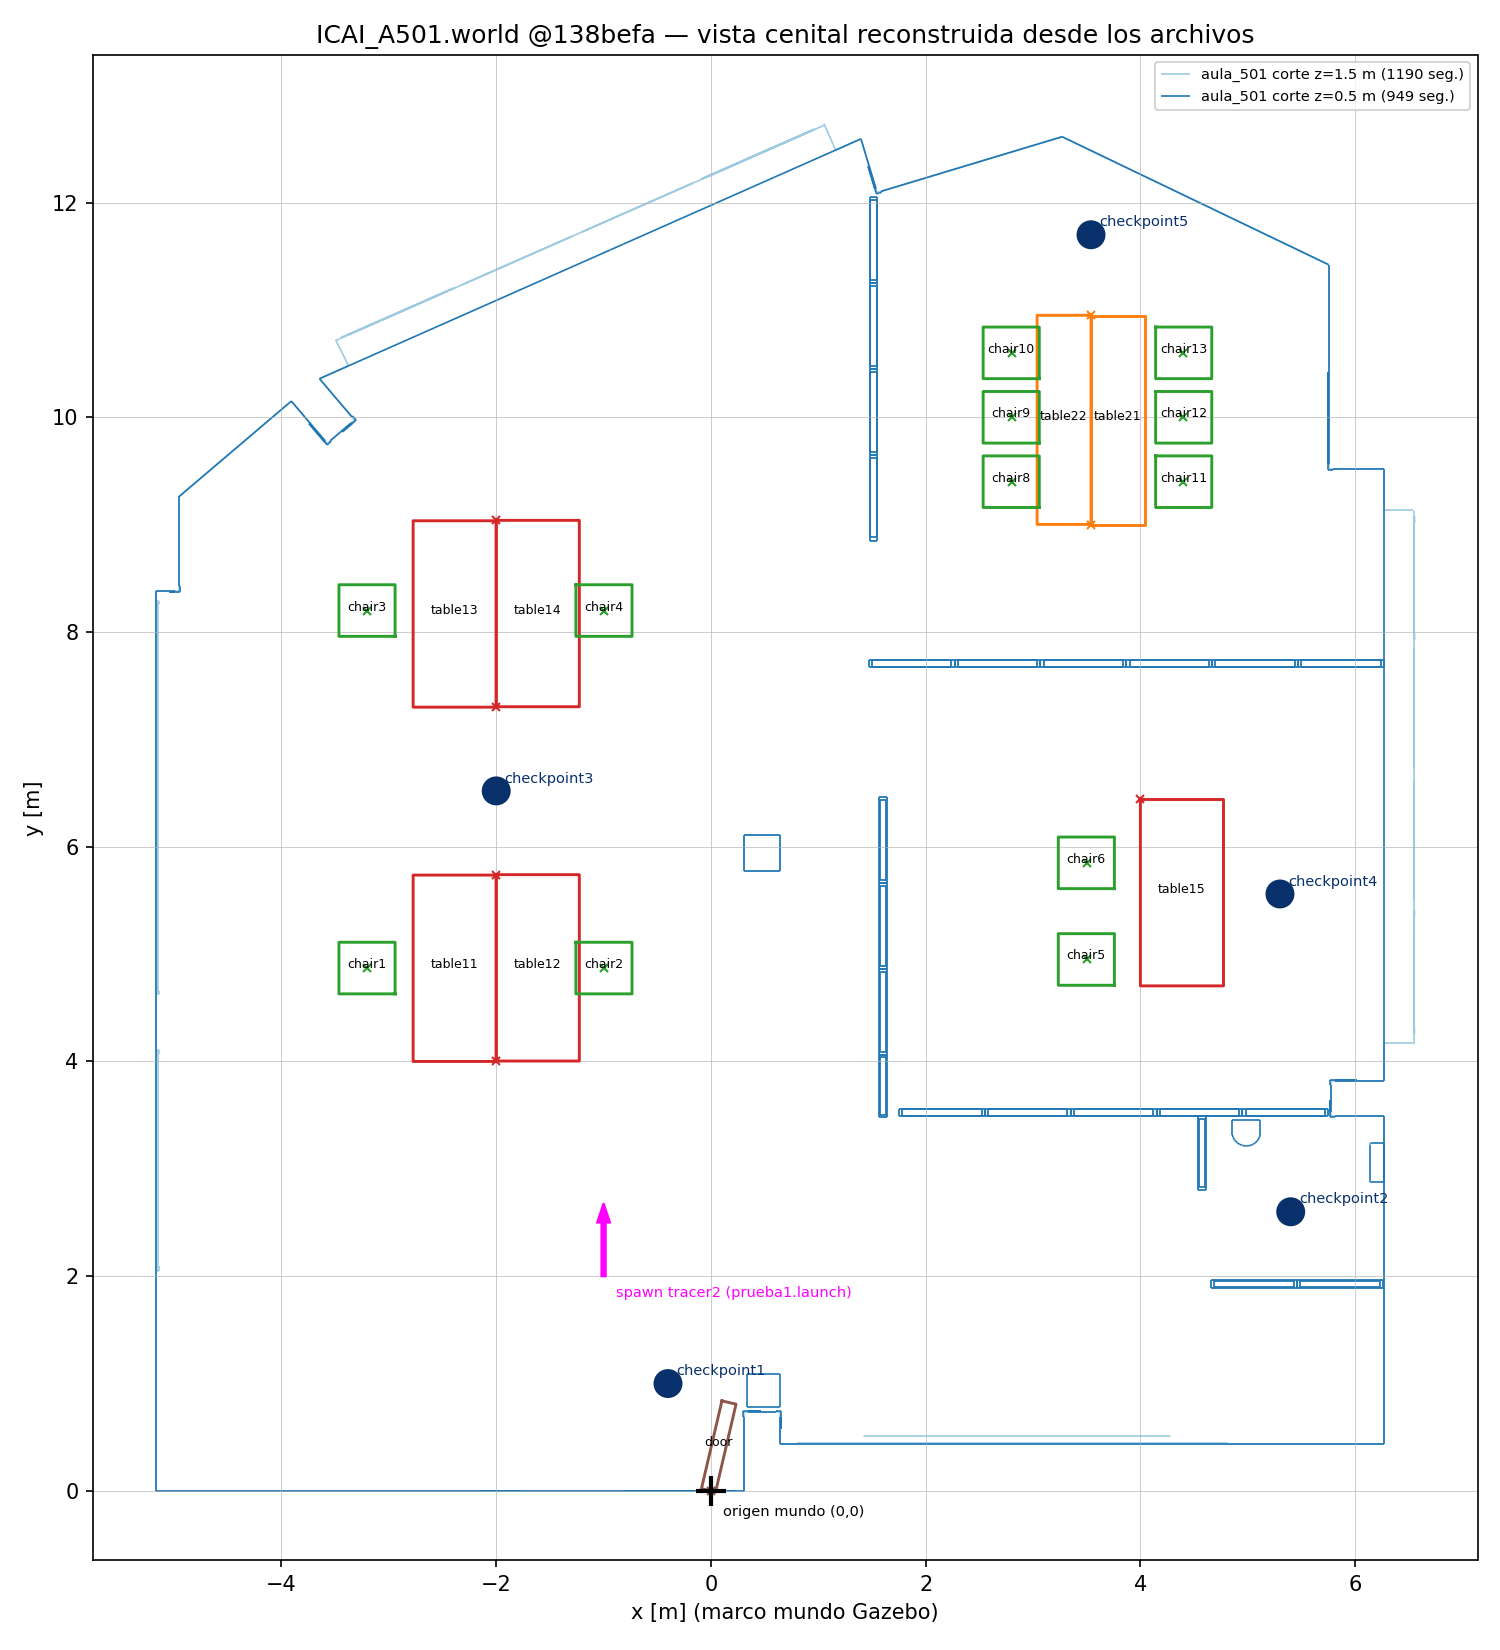

The script that saved this image:
#!/usr/bin/env python3
"""F0 - Evidencia: vista cenital del mundo ICAI_A501 (solo lectura).

Propósito: reconstruir la relación mundo -> modelo -> malla -> pose a partir de
los archivos originales de SocialTech-Gazebo, SIN modificarlos.
- Lee worlds/ICAI_A501.world (poses de <include>).
- Lee las mallas OBJ de cada modelo y aplica la pose del <visual> (Rx 90º) y la
  pose del <include> del mundo.
- Dibuja: vértices de aula_501 en franjas de altura, huellas (bbox orientada)
  de mesas/sillas/puerta, checkpoints y la pose de spawn del robot de prueba1.launch.

Uso: python3 -I vista_cenital_icai_a501.py <ruta SocialTech-Gazebo> <salida.png>
"""
import sys, math, xml.etree.ElementTree as ET
import numpy as np
import matplotlib
matplotlib.use("Agg")
import matplotlib.pyplot as plt

repo, out = sys.argv[1], sys.argv[2]

def load_obj_vertices(path):
    vs = []
    with open(path, errors="replace") as fh:
        for line in fh:
            if line.startswith("v "):
                vs.append([float(x) for x in line.split()[1:4]])
    return np.array(vs)

def rx(a):
    c, s = math.cos(a), math.sin(a)
    return np.array([[1, 0, 0], [0, c, -s], [0, s, c]])

def rz(a):
    c, s = math.cos(a), math.sin(a)
    return np.array([[c, -s, 0], [s, c, 0], [0, 0, 1]])

# Pose del <visual> en los model.sdf usados (verificado en F0): 0 0 0 1.5708 0 0
VIS = rx(math.pi / 2)
MESH = {
    "aula_501": "models/aula_501/meshes/aula_501.obj",
    "table1": "models/table1/meshes/mesa1.obj",
    "table2": "models/table2/meshes/mesa2.obj",
    "chair": "models/chair/meshes/silla.obj",
    "door": "models/door/meshes/door.obj",
}
local = {k: (VIS @ load_obj_vertices(f"{repo}/{p}").T).T for k, p in MESH.items()}

world = ET.parse(f"{repo}/worlds/ICAI_A501.world").getroot().find("world")
fig, ax = plt.subplots(figsize=(10, 11))

def load_obj_faces(path):
    """Índices de caras (triangulación en abanico), base 0."""
    F = []
    with open(path, errors="replace") as fh:
        for line in fh:
            if line.startswith("f "):
                idx = [int(t.split("/")[0]) - 1 for t in line.split()[1:]]
                for i in range(1, len(idx) - 1):
                    F.append([idx[0], idx[i], idx[i + 1]])
    return np.array(F)

def section(V, F, z):
    """Segmentos de la intersección de la malla con el plano horizontal z."""
    T = V[F]
    d = T[:, :, 2] - z
    segs = []
    for tri, dd in zip(T, d):
        if (dd > 0).all() or (dd < 0).all():
            continue
        pts = []
        for a, b in ((0, 1), (1, 2), (2, 0)):
            if dd[a] * dd[b] < 0:
                t = dd[a] / (dd[a] - dd[b])
                pts.append(tri[a] + t * (tri[b] - tri[a]))
        if len(pts) == 2:
            segs.append([pts[0][:2], pts[1][:2]])
    return segs

# Aula: cortes horizontales de la malla (z en metros tras la rotación)
from matplotlib.collections import LineCollection
A = local["aula_501"]
FA = load_obj_faces(f"{repo}/{MESH['aula_501']}")
for z, col, lw in [(1.5, "#9ecae1", 0.8), (0.5, "#1f77b4", 0.8)]:
    segs = section(A, FA, z)
    ax.add_collection(LineCollection(segs, colors=col, linewidths=lw, zorder=1,
                                     label=f"aula_501 corte z={z} m ({len(segs)} seg.)"))
    print(f"corte aula_501 z={z}: {len(segs)} segmentos")

colors = {"table1": "#d62728", "table2": "#ff7f0e", "chair": "#2ca02c", "door": "#8c564b"}
for inc in world.findall("include"):
    uri = inc.findtext("uri").replace("model://", "")
    name = inc.findtext("name") or uri
    pose = [float(x) for x in (inc.findtext("pose") or "0 0 0 0 0 0").split()]
    x, y, yaw = pose[0], pose[1], pose[5]
    if uri == "checkpoint":
        ax.add_patch(plt.Circle((x, y), 0.125, color="#08306b", zorder=4))
        ax.annotate(name, (x, y), xytext=(4, 4), textcoords="offset points", fontsize=7, color="#08306b")
        continue
    if uri not in local or uri == "aula_501":
        continue
    V = local[uri]
    mn, mx = V.min(0), V.max(0)
    corners = np.array([[mn[0], mn[1], 0], [mx[0], mn[1], 0], [mx[0], mx[1], 0], [mn[0], mx[1], 0], [mn[0], mn[1], 0]])
    W = (rz(yaw) @ corners.T).T + [x, y, 0]
    ax.plot(W[:, 0], W[:, 1], color=colors[uri], lw=1.4, zorder=3)
    ax.plot(x, y, "x", color=colors[uri], ms=4, zorder=3)
    ax.annotate(name, (W[:4, 0].mean(), W[:4, 1].mean()), fontsize=6, ha="center", zorder=5)

# Spawn del robot en launch/prueba1.launch: x=-1.0 y=2.0 yaw=1.570796
sx, sy, syaw = -1.0, 2.0, 1.570796
ax.arrow(sx, sy, 0.5 * math.cos(syaw), 0.5 * math.sin(syaw), width=0.04, color="magenta", zorder=6)
ax.annotate("spawn tracer2 (prueba1.launch)", (sx, sy), xytext=(6, -10), textcoords="offset points", fontsize=7, color="magenta")
ax.plot(0, 0, "k+", ms=14, mew=2, zorder=6)
ax.annotate("origen mundo (0,0)", (0, 0), xytext=(6, -12), textcoords="offset points", fontsize=7)

ax.set_aspect("equal")
ax.grid(True, lw=0.3)
ax.set_xlabel("x [m] (marco mundo Gazebo)")
ax.set_ylabel("y [m]")
ax.set_title("ICAI_A501.world @138befa — vista cenital reconstruida desde los archivos")
ax.legend(loc="upper right", fontsize=7)
ax.autoscale_view()
fig.tight_layout()
fig.savefig(out, dpi=150)

# Resumen numérico para el informe
print("aula_501 bbox tras Rx90:", A.min(0).round(3), A.max(0).round(3))
for k in ("table1", "table2", "chair", "door"):
    V = local[k]
    print(f"{k} bbox local tras Rx90: min={V.min(0).round(3)} max={V.max(0).round(3)}")
